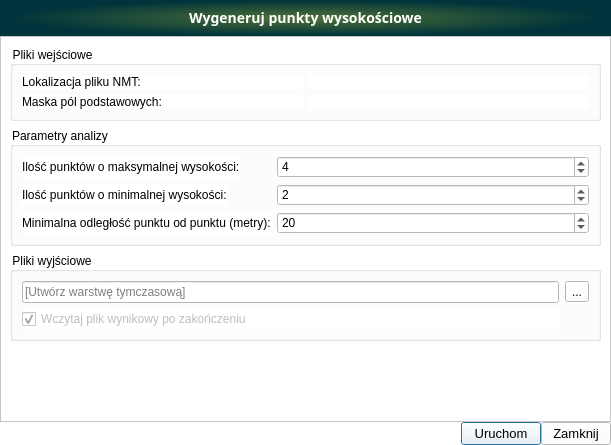
<?xml version="1.0" encoding="UTF-8"?>
<ui version="4.0">
 <class>gen_pkt</class>
 <widget class="QDialog" name="gen_pkt">
  <property name="enabled">
   <bool>true</bool>
  </property>
  <property name="geometry">
   <rect>
    <x>0</x>
    <y>0</y>
    <width>611</width>
    <height>445</height>
   </rect>
  </property>
  <property name="sizePolicy">
   <sizepolicy hsizetype="Expanding" vsizetype="Expanding">
    <horstretch>0</horstretch>
    <verstretch>0</verstretch>
   </sizepolicy>
  </property>
  <property name="minimumSize">
   <size>
    <width>0</width>
    <height>0</height>
   </size>
  </property>
  <property name="font">
   <font>
    <family>Segoe UI</family>
    <pointsize>10</pointsize>
    <weight>50</weight>
    <italic>false</italic>
    <bold>false</bold>
   </font>
  </property>
  <property name="windowTitle">
   <string>Analizy NMT - Wygeneruj punkty wysokościowe</string>
  </property>
  <property name="windowIcon">
   <iconset>
    <normaloff>../../images/icon.png</normaloff>../../images/icon.png</iconset>
  </property>
  <property name="styleSheet">
   <string notr="true">QComboBox {
	color: rgb(0,0,0);
}
* {
	background-color: rgb(255, 255, 255);
    font: 10pt &quot;Segoe UI&quot;; 
}

</string>
  </property>
  <layout class="QGridLayout" name="gridLayout">
   <property name="leftMargin">
    <number>0</number>
   </property>
   <property name="topMargin">
    <number>0</number>
   </property>
   <property name="rightMargin">
    <number>0</number>
   </property>
   <property name="bottomMargin">
    <number>0</number>
   </property>
   <property name="spacing">
    <number>0</number>
   </property>
   <item row="1" column="0" colspan="5">
    <widget class="QFrame" name="frame_2">
     <property name="frameShape">
      <enum>QFrame::StyledPanel</enum>
     </property>
     <property name="frameShadow">
      <enum>QFrame::Raised</enum>
     </property>
     <layout class="QGridLayout" name="gridLayout_2">
      <item row="1" column="0">
       <widget class="QGroupBox" name="groupBox_2">
        <property name="title">
         <string>Parametry analizy</string>
        </property>
        <layout class="QFormLayout" name="formLayout">
         <item row="0" column="0">
          <widget class="QLabel" name="label">
           <property name="text">
            <string>Ilość punktów o maksymalnej wysokości:</string>
           </property>
          </widget>
         </item>
         <item row="1" column="0">
          <widget class="QLabel" name="label_5">
           <property name="text">
            <string>Ilość punktów o minimalnej wysokości:</string>
           </property>
          </widget>
         </item>
         <item row="0" column="1">
          <widget class="QSpinBox" name="analiza_max">
           <property name="minimum">
            <number>1</number>
           </property>
           <property name="maximum">
            <number>999999999</number>
           </property>
           <property name="value">
            <number>4</number>
           </property>
          </widget>
         </item>
         <item row="1" column="1">
          <widget class="QSpinBox" name="analiza_min">
           <property name="minimum">
            <number>1</number>
           </property>
           <property name="maximum">
            <number>999999999</number>
           </property>
           <property name="value">
            <number>2</number>
           </property>
          </widget>
         </item>
         <item row="2" column="0">
          <widget class="QLabel" name="label_3">
           <property name="text">
            <string>Minimalna odległość punktu od punktu (metry):</string>
           </property>
          </widget>
         </item>
         <item row="2" column="1">
          <widget class="QSpinBox" name="analiza_radius">
           <property name="minimum">
            <number>1</number>
           </property>
           <property name="maximum">
            <number>999999999</number>
           </property>
           <property name="value">
            <number>20</number>
           </property>
          </widget>
         </item>
        </layout>
       </widget>
      </item>
      <item row="8" column="0">
       <spacer name="verticalSpacer">
        <property name="orientation">
         <enum>Qt::Vertical</enum>
        </property>
        <property name="sizeHint" stdset="0">
         <size>
          <width>20</width>
          <height>40</height>
         </size>
        </property>
       </spacer>
      </item>
      <item row="6" column="0">
       <widget class="QGroupBox" name="groupBox_3">
        <property name="title">
         <string>Pliki wyjściowe</string>
        </property>
        <layout class="QGridLayout" name="gridLayout_5">
         <item row="0" column="1">
          <layout class="QHBoxLayout" name="horizontalLayout">
           <item>
            <widget class="QToolButton" name="output_layer_btn">
             <property name="text">
              <string>...</string>
             </property>
            </widget>
           </item>
          </layout>
         </item>
         <item row="1" column="0">
          <widget class="QCheckBox" name="add_to_project_cbbx">
           <property name="enabled">
            <bool>false</bool>
           </property>
           <property name="text">
            <string>Wczytaj plik wynikowy po zakończeniu</string>
           </property>
           <property name="checked">
            <bool>true</bool>
           </property>
          </widget>
         </item>
         <item row="0" column="0">
          <widget class="QLineEdit" name="wyjscie">
           <property name="placeholderText">
            <string>[Utwórz warstwę tymczasową]</string>
           </property>
          </widget>
         </item>
        </layout>
       </widget>
      </item>
      <item row="0" column="0">
       <widget class="QGroupBox" name="groupBox">
        <property name="title">
         <string>Pliki wejściowe</string>
        </property>
        <layout class="QGridLayout" name="gridLayout_4">
         <item row="1" column="0">
          <widget class="QLabel" name="label_2">
           <property name="text">
            <string>Lokalizacja pliku NMT:</string>
           </property>
          </widget>
         </item>
         <item row="1" column="1">
          <widget class="QgsFileWidget" name="wejscie">
           <property name="dialogTitle">
            <string/>
           </property>
           <property name="filter">
            <string>*.asc;*.tif; *.xyz</string>
           </property>
          </widget>
         </item>
         <item row="4" column="0">
          <widget class="QLabel" name="label_4">
           <property name="text">
            <string>Maska pól podstawowych:</string>
           </property>
          </widget>
         </item>
         <item row="4" column="1">
          <widget class="QgsFileWidget" name="maska">
           <property name="filter">
            <string>*.shp</string>
           </property>
           <property name="defaultRoot">
            <string/>
           </property>
          </widget>
         </item>
        </layout>
       </widget>
      </item>
     </layout>
    </widget>
   </item>
   <item row="0" column="0" colspan="5">
    <widget class="QFrame" name="frame_3">
     <property name="minimumSize">
      <size>
       <width>200</width>
       <height>36</height>
      </size>
     </property>
     <property name="maximumSize">
      <size>
       <width>16777215</width>
       <height>36</height>
      </size>
     </property>
     <property name="accessibleName">
      <string notr="true"/>
     </property>
     <property name="styleSheet">
      <string notr="true">background-color:qradialgradient(spread:pad, cx:0.5, cy:0.5, radius:0.5, fx:0.5, fy:0.5, stop:0 rgba(78, 113, 55, 255), stop:1 rgba(0, 51, 59, 255))</string>
     </property>
     <property name="frameShape">
      <enum>QFrame::NoFrame</enum>
     </property>
     <property name="frameShadow">
      <enum>QFrame::Plain</enum>
     </property>
     <property name="lineWidth">
      <number>0</number>
     </property>
     <layout class="QVBoxLayout" name="verticalLayout">
      <property name="spacing">
       <number>0</number>
      </property>
      <property name="topMargin">
       <number>0</number>
      </property>
      <item>
       <widget class="QLabel" name="title_label_3">
        <property name="minimumSize">
         <size>
          <width>0</width>
          <height>36</height>
         </size>
        </property>
        <property name="font">
         <font>
          <family>Samsung Sans</family>
          <pointsize>-1</pointsize>
          <weight>75</weight>
          <italic>false</italic>
          <bold>true</bold>
         </font>
        </property>
        <property name="styleSheet">
         <string notr="true">color : white;	font-weight: bold;font-family: &quot;Samsung Sans&quot;;font-size: 14px;</string>
        </property>
        <property name="lineWidth">
         <number>0</number>
        </property>
        <property name="text">
         <string>Wygeneruj punkty wysokościowe</string>
        </property>
        <property name="alignment">
         <set>Qt::AlignCenter</set>
        </property>
       </widget>
      </item>
     </layout>
    </widget>
   </item>
   <item row="2" column="3">
    <widget class="QPushButton" name="pushButton_zapisz">
     <property name="minimumSize">
      <size>
       <width>80</width>
       <height>0</height>
      </size>
     </property>
     <property name="text">
      <string>Uruchom</string>
     </property>
    </widget>
   </item>
   <item row="2" column="4">
    <widget class="QPushButton" name="pushButton_anuluj">
     <property name="minimumSize">
      <size>
       <width>70</width>
       <height>0</height>
      </size>
     </property>
     <property name="text">
      <string>Zamknij</string>
     </property>
    </widget>
   </item>
   <item row="2" column="1">
    <spacer name="horizontalSpacer">
     <property name="orientation">
      <enum>Qt::Horizontal</enum>
     </property>
     <property name="sizeHint" stdset="0">
      <size>
       <width>499</width>
       <height>20</height>
      </size>
     </property>
    </spacer>
   </item>
  </layout>
 </widget>
 <customwidgets>
  <customwidget>
   <class>QgsFileWidget</class>
   <extends>QWidget</extends>
   <header>qgsfilewidget.h</header>
  </customwidget>
 </customwidgets>
 <resources/>
 <connections>
  <connection>
   <sender>pushButton_anuluj</sender>
   <signal>clicked()</signal>
   <receiver>gen_pkt</receiver>
   <slot>reject()</slot>
   <hints>
    <hint type="sourcelabel">
     <x>694</x>
     <y>627</y>
    </hint>
    <hint type="destinationlabel">
     <x>368</x>
     <y>322</y>
    </hint>
   </hints>
  </connection>
 </connections>
</ui>
